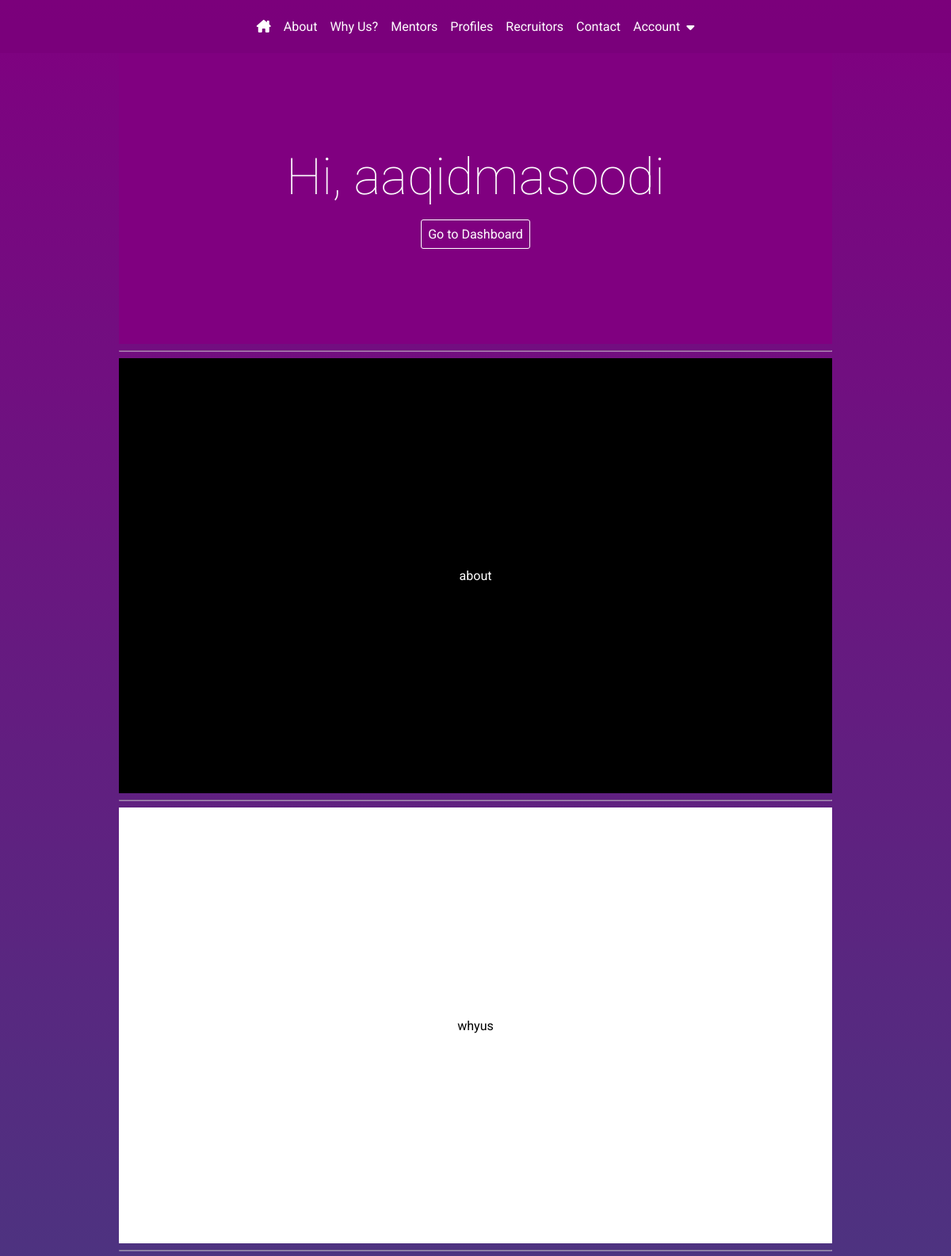
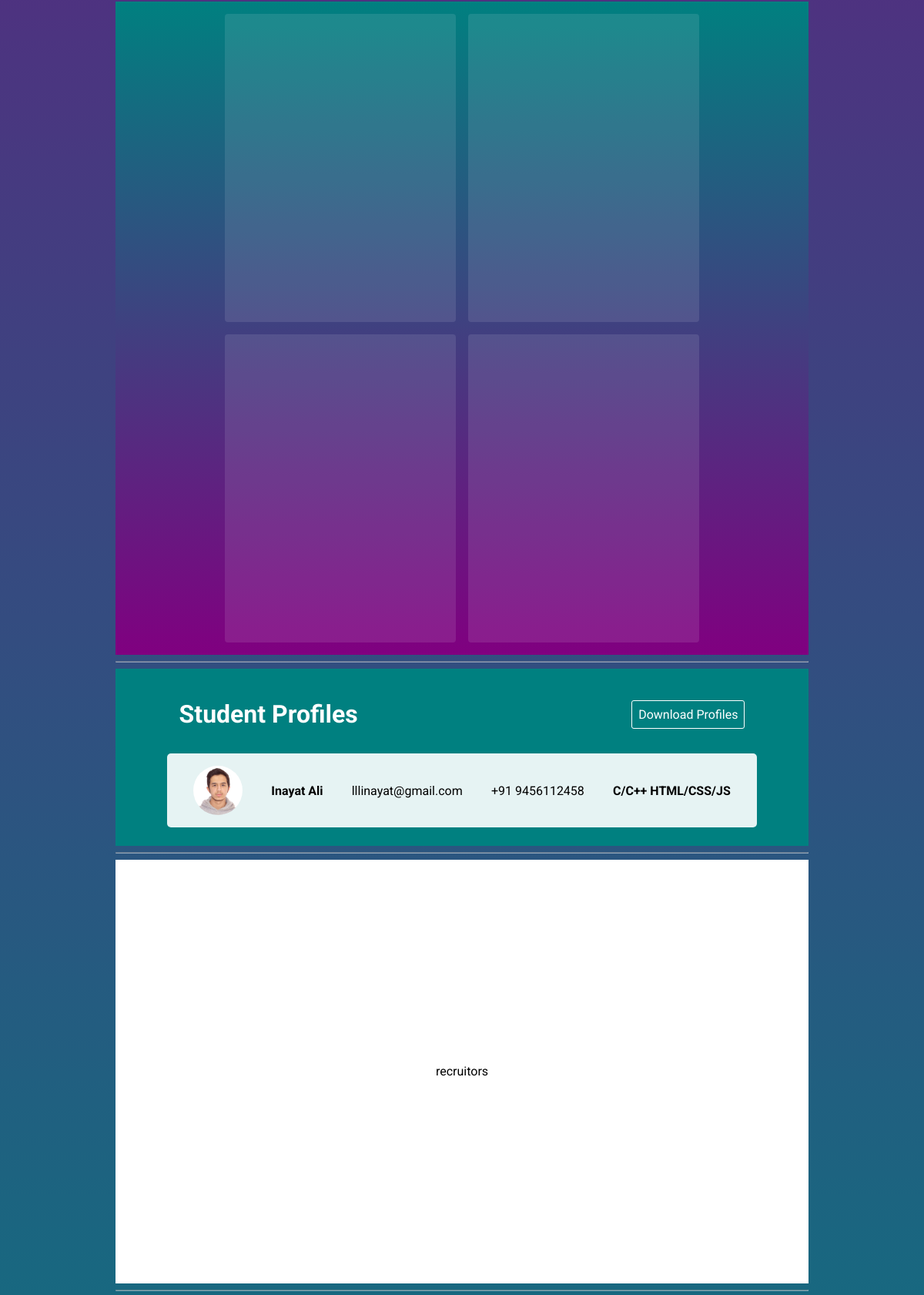
/ (signed in, upper part), run on the app's committed database (2 pictures, top to bottom).
### account/models.py (models this page shows, shortened)
class Account(AbstractBaseUser):
    email = models.EmailField(verbose_name='email', max_length=60, unique=True)
    username = models.CharField(max_length=30, unique=True)
    date_joined = models.DateTimeField(verbose_name='date joined', auto_now_add=True)
    last_login = models.DateTimeField(verbose_name='last login', auto_now=True)
    is_admin = models.BooleanField(default=False)
    is_active = models.BooleanField(default=True)
    is_staff = models.BooleanField(default=False)
    is_superuser = models.BooleanField(default=False)
    USERNAME_FIELD = 'email'
    REQUIRED_FIELDS = ['username']
    objects = AccountManager()

### core/models.py (models this page shows, shortened)
class Student(models.Model):
    GENDER_CHOICES = [
        ('F', 'Female'),
        ('M', 'Male'),
        ('O', 'Other'),
    ]
    batch_year = models.IntegerField()
    graduation_year = models.IntegerField()
    name = models.CharField(max_length=255)
    email = models.EmailField(max_length=255)
    contact_number = models.CharField(max_length=10)
    sex = models.CharField(max_length=1, choices=GENDER_CHOICES)
    skills = models.TextField(max_length=500)
    photo = models.ImageField(null=True)

### core/views.py (the view)
# urls.py: path('', core_views.home_view, name='home'),
def home_view(request):
    students_queryset = Student.objects.all()
    context = {
        'students':students_queryset,
        'date':today,
    }
    return render(request, 'core/index.html', context)

### core/templates/core/index.html (shortened to what this page needs)
{% extends 'base.html' %}
{% block content %}
  {% include 'core/sections/banner.html' %}
  <hr class="separator">
  {% include 'core/sections/about.html' %}
  <hr class="separator">
  {% include 'core/sections/whyus.html' %}
  <hr class="separator">
  {% include 'core/sections/mentors.html' %}
  <hr class="separator">
  {% include 'core/sections/profiles.html' %}
  <hr class="separator">
  {% include 'core/sections/recruitors.html' %}
  <hr class="separator">
{% endblock content %}

### core/templates/core/sections/banner.html
<div {% if request.user.is_authenticated %} class="banner banner-authed" {% else %} class="banner" {% endif %} id="bnr">
  {% if request.user.is_authenticated %}
  <p class="banner-content banner-greeting">Hi, {{request.user.username}}</p>
  <a class="btn btn-secondary" id="banner-btn" href="{% url 'dashboard' %}">Go to Dashboard</a>
  {% else %}
  <h4 class="banner-content">School of Engineering & Technology</h4>
  <p class="banner-content">Placement Brochure {{date.year}}</p>
  <h4 class="banner-content">Central University of Kashmir</h4>
  <a class="btn btn-secondary" id="banner-btn" href="#">Download Brochure</a>
  {% endif %}
</div>

### core/templates/core/sections/profiles.html
{% load static %}
<div class="profiles" id="pfl">
  <div class="profile-header">
    <h1>Student Profiles</h1>
    <a class="btn btn-secondary" href="#pfl">Download Profiles</a>
  </div>
  <div class="profile-content">
    {% if students %}
    {% for student in students %}
      <a href="{% url 'profile-detail' student.pk %}">
      <div class="profile-card">
        <div class="image-container">
          <img src="{{student.photo.url}}" alt="{{student.name}}">
        </div>
        <h4>{{student.name}}</h4>
        <p>{{student.email}}</p>
        <p>+91 {{student.contact_number}}</p>
        <strong>{{student.skills}}</strong>
      </div>
      </a>
    {% endfor %}
    {% else %}
      <h3 id="empty-message">Profiles added will apear here.</h3>
    {% endif %}
  </div>
</div>

### static/css/main.css (style rules this page uses)
* { margin: 0; padding: 0; }
html { scroll-behavior: smooth; }
body { height: 100vh; font-family: 'Roboto', sans-serif; display: flex; justify-content: center; background-image: linear-gradient(purple, teal); background-repeat: no-repeat; background-attachment: fixed; overflow-x: hidden; }
.btn { text-decoration: none; padding: 0.5rem; }
.btn-secondary { color: white; padding: 0.5rem; border: 0.5px solid white; border-radius: 3px; }
.separator { margin-top: 0.5rem; margin-bottom: 0.5rem; opacity: 50%; }

### static/css/banner.css (style rules this page uses)
.banner { width: 100%; min-height: 75%; background-image: linear-gradient(purple, teal); display: flex; flex-direction: column; justify-content: center; align-items: center; text-align: center; gap: 1rem; }
.banner-authed { background-image: linear-gradient(purple, purple); min-height: 50%; }
.banner-content { color: white; }
.banner-greeting { font-weight: lighter; }
.banner p { font-size: 4rem; }

### static/css/profiles.css (style rules this page uses)
.profiles { width: 100%; height: auto; background-color: teal; color: white; display: flex; flex-direction: column; align-items: center; box-sizing: border-box; padding: 1.5rem; gap: 1rem; }
.profile-header { padding: 1rem; box-sizing: border-box; width: 90%; display: flex; justify-content: space-between; align-items: center; }
.profile-content { width: 90%; min-height: 5rem; display: flex; flex-direction: column; gap: 0.5rem; justify-content: center; align-items: center; box-sizing: border-box; }
.profile-content a { width: 100%; text-decoration: none; }
.profile-card { width: 100%; min-height: 4rem; color: black; background-color: rgba(255,255,255,0.9); display: flex; flex-wrap: wrap; justify-content: space-around; align-items: center; box-sizing: border-box; padding: 1rem; border-radius: 5px; }
.image-container { height: 4rem; width:4rem; display: flex; justify-content: center; align-items: center; overflow: hidden; border-radius: 50%; }
.image-container img { flex-shrink: 1; min-width: 100%; min-height: 100%; }

### data on the page
Account: user.username "aaqidmasoodi"
Student: photo (picture), name "Inayat Ali", email "lllinayat@gmail.com", contact_number "9456112458", skills "C/C++ HTML/CSS/JS"
